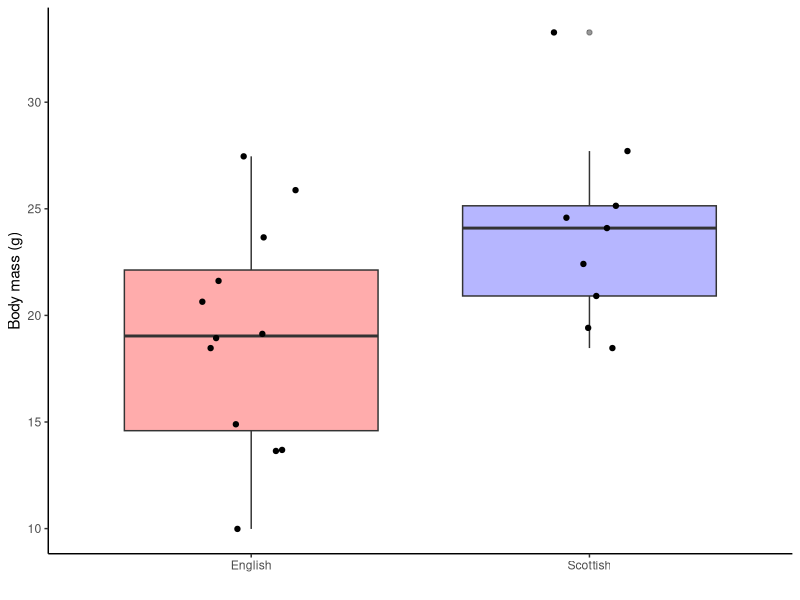
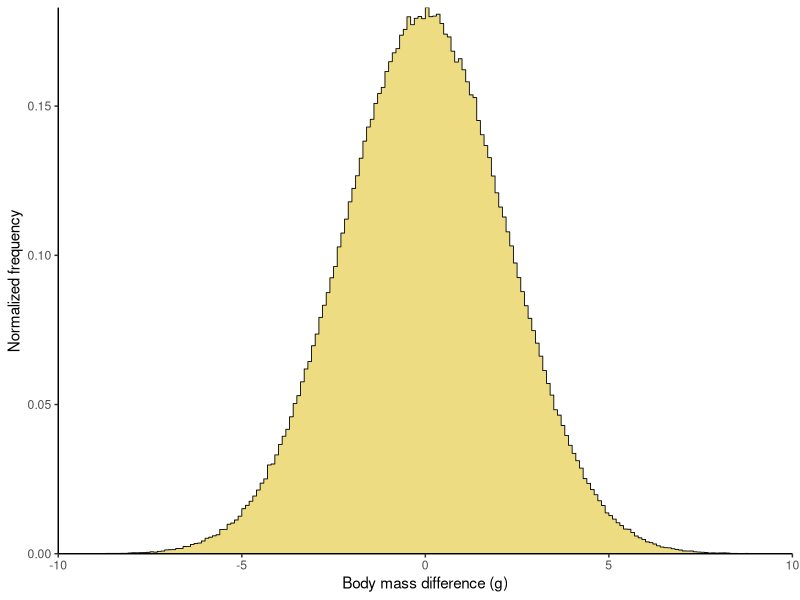
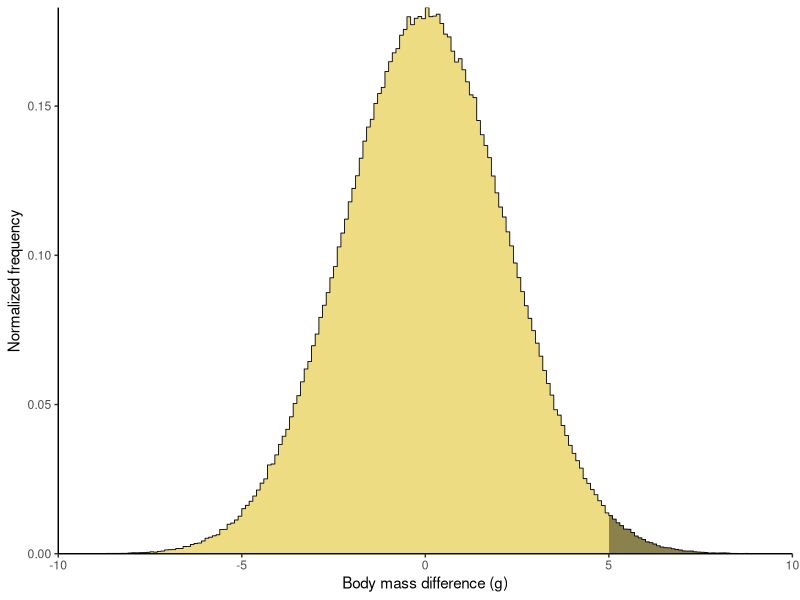
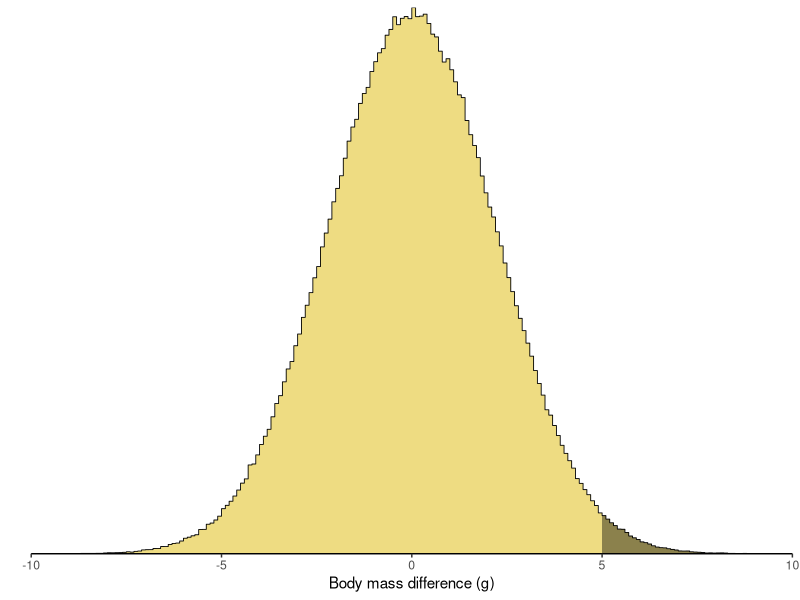
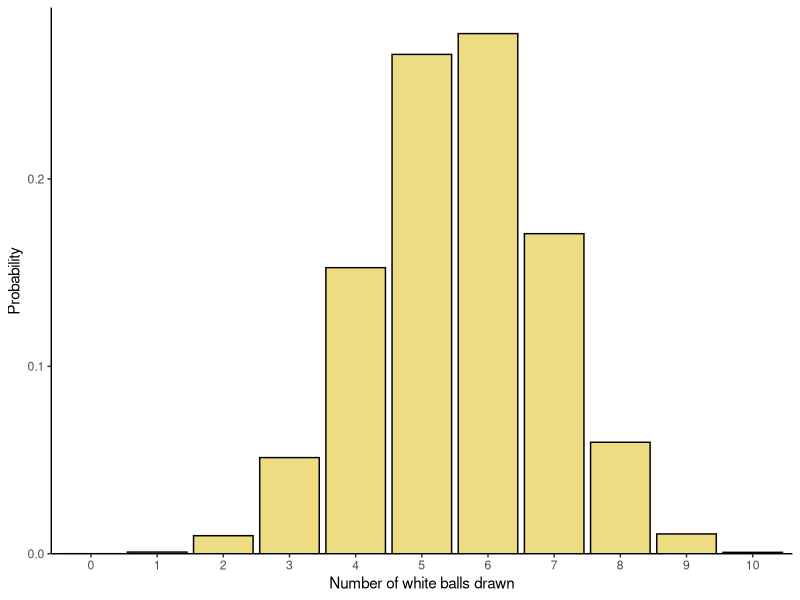
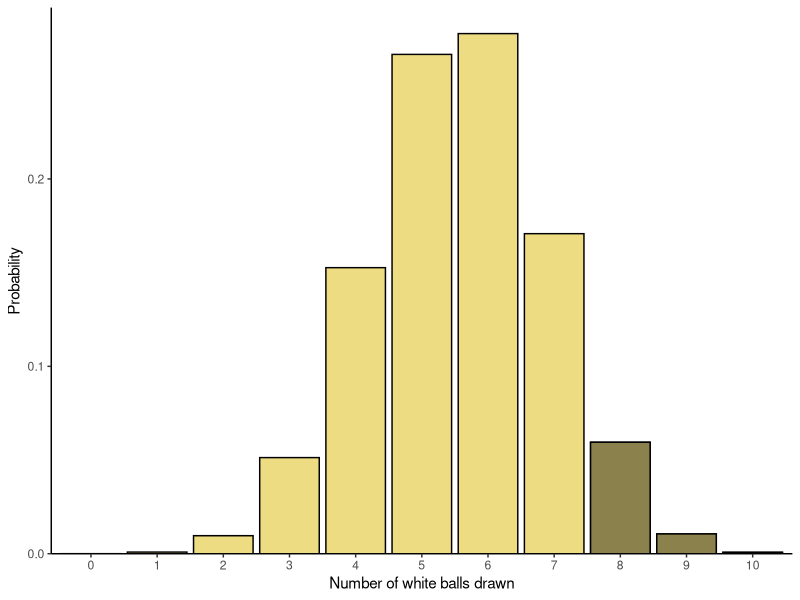
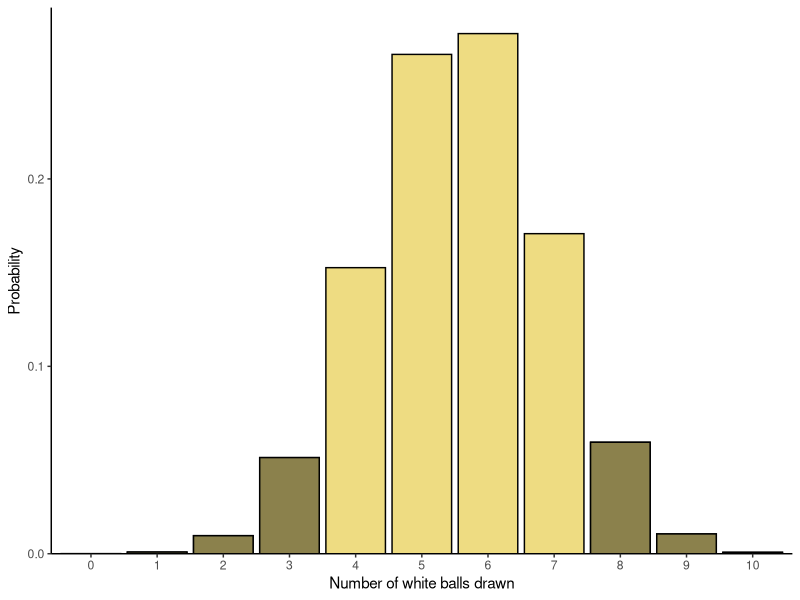
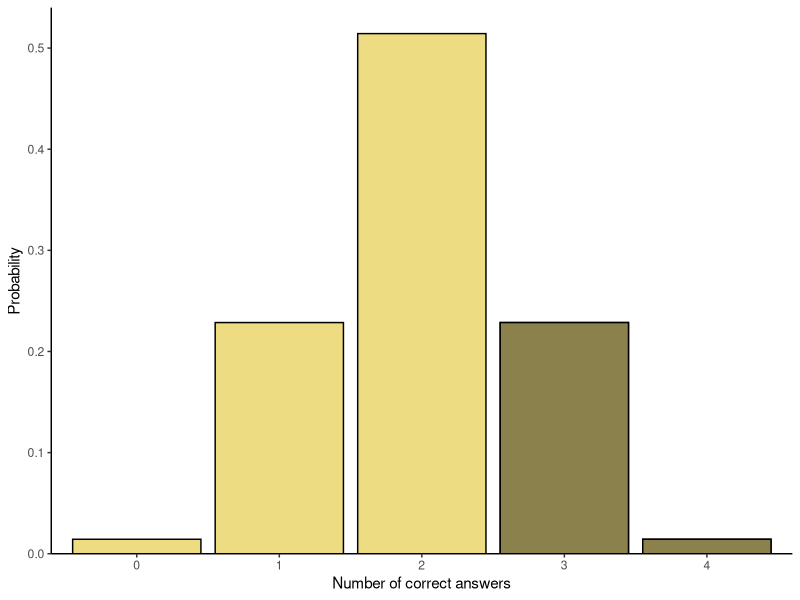

R code for these plots, in order:
## ---- chunk 1
knitr::opts_chunk$set(echo = TRUE)
## ---- chunk 2
library(ggplot2)
library(knitr)
library(kableExtra)
library(gridExtra)
suppressMessages(library(ggridges))
suppressMessages(library(viridis))
suppressMessages(library(dplyr))
knitr::opts_chunk$set(
  warning = FALSE,
  message = FALSE,
  echo = FALSE,
  cache = TRUE
)
options(width = 1000)
options(knitr.table.format = "html")
## ---- chunk 3
theme_dist <- theme_classic()
fill.colour <- "lightgoldenrod2"
fill.colour.dark <- "lightgoldenrod4"
british.palette <- c(
  English = rgb(255, 90, 90, max=255),
  Scottish = rgb(110, 110, 255, max=255),
  Welsh = rgb(255, 214, 0, max=255),
  N.Irish = rgb(20, 185, 90, max=255)
)
## ---- chunk 4
set.seed(666)
repeat{
  eng <- rnorm(12, 19, 5)
  if(abs(mean(eng) - 19) < 1e-4 & abs(median(eng) - 19) < 0.1) break
}
repeat{
  sco <- rnorm(9, 24, 5)
  if(abs(mean(sco) - 24) < 1e-4 & abs(median(sco) - 24) < 0.1) break
}
## ---- chunk 5
df <- rbind(
  data.frame(nation="English", mass=eng),
  data.frame(nation="Scottish", mass=sco)
)
g <- ggplot(df, aes(x=nation, y=mass)) +
  theme_classic() +
  theme(legend.position = "none") +
  geom_boxplot(aes(fill=nation), alpha=0.5) +
  scale_fill_manual(values=british.palette) +
  geom_jitter(width=0.15, height=0) +
  labs(x="", y="Body mass (g)")
g

ggsave("../fig/mouse_eng_sco.png", plot=g, device="png", width=2.1, height=3.5, dpi=300) 
## ---- chunk 6
set.seed(13)
mouse <- lapply(1:1000000, function(i) {
  eng <- rnorm(12, 20, 5)
  sco <- rnorm(9, 20, 5)
  dm <- mean(sco) - mean(eng)
})
mouse <- unlist(mouse)
## ---- chunk 7
geom_outline <- function(d, breaks, ...) {
  bins <- breaks[2] - breaks[1]
  st <- data.frame(
    x = breaks[-1] - bins,
    y = as.numeric(table(cut(d, breaks))) / (bins * length(d))
  )
  geom_step(data=st, aes(x, y), ...)
}
## ---- chunk 8
df <- data.frame(m = mouse)
brks <- seq(-10, 10, 0.1)

dst <- ggplot(df, aes(x=m, y=..density..)) +
  theme_dist +
  scale_x_continuous(expand=c(0,0)) +
  scale_y_continuous(expand=c(0,0)) +
  geom_histogram(breaks=brks, fill=fill.colour) +
  labs(x="Body mass difference (g)", y="Normalized frequency")
g <- dst + geom_outline(mouse, brks, size=0.3)
g

ggsave("../fig/mouse_null.png", plot=g, device="png", width=4, height=3, dpi=300)
ggsave("../fig/mouse_null_medium.png", plot=g, device="png", width=3, height=2.25, dpi=300)
## ---- chunk 9
df5 <- df[df$m > 5,, drop=FALSE]
norm.fac <- nrow(df5) / nrow(df)
g <- dst +
  geom_histogram(data=df5, breaks=brks, fill=fill.colour.dark, aes(y=..density.. * norm.fac)) +
  geom_outline(mouse, brks, size=0.3)
g

ggsave("../fig/mouse_null_cut.png", plot=g, device="png", width=4, height=3, dpi=300)
ggsave("../fig/mouse_null_cut_medium.png", plot=g, device="png", width=3, height=2.25, dpi=300)
## ---- chunk 10
g <- dst +
  geom_histogram(data=df5, breaks=brks, fill=fill.colour.dark, aes(y=..density.. * norm.fac)) +
  geom_outline(mouse, brks, size=0.3) +
  theme(axis.line.y = element_blank(), axis.text.y = element_blank(), axis.ticks.y = element_blank()) +
  labs(y="")
g

ggsave("../fig/mouse_null_cut_small.png", plot=g, device="png", width=2, height=2, dpi=300)
## ---- chunk 11
white.drawn <- 0:10
df <- data.frame(
  k = factor(white.drawn, levels=white.drawn),
  p = dhyper(white.drawn, 20, 16, 10)
)

brks <- as.character(white.drawn)
hyp <- ggplot(df, aes(x=k, y=p)) +
  theme_dist +
  scale_x_discrete(breaks=brks, labels=brks) +
  scale_y_continuous(expand=c(0,0), limits=c(0, max(df$p) * 1.05)) +
  geom_col(fill=fill.colour, colour="black") +
  labs(x="Number of white balls drawn", y="Probability")
hyp

ggsave("../fig/hyper_20_16.png", plot=hyp, device="png", width=3.2, height=2, dpi=300)

hyp8 <- hyp +
  geom_col(data=df[9:11, ], fill=fill.colour.dark, colour="black")
hyp8
ggsave("../fig/hyper_20_16_8ormore.png", plot=hyp8, device="png", width=3.2, height=2, dpi=300)

hyp2 <- hyp +
  geom_col(data=df[c(1:4, 9:11), ], fill=fill.colour.dark, colour="black")
hyp2
ggsave("../fig/hyper_20_16_2side.png", plot=hyp2, device="png", width=3.2, height=2, dpi=300)

## ---- chunk 12
tea.first <- 0:4
df <- data.frame(
  k = factor(tea.first, levels=tea.first),
  p = dhyper(tea.first, 4, 4, 4)
)

brks <- as.character(tea.first)
hyp <- ggplot(df, aes(x=k, y=p)) +
  theme_dist +
  scale_x_discrete(breaks=brks, labels=brks) +
  scale_y_continuous(expand=c(0,0), limits=c(0, max(df$p) * 1.05)) +
  geom_col(fill=fill.colour, colour="black") +
  labs(x="Number of correct answers", y="Probability")
hyp <- hyp + geom_col(data=df[4:5, ], fill=fill.colour.dark, colour="black")
hyp

ggsave("../fig/tea_tasting.png", plot=hyp, device="png", width=3.2, height=2, dpi=300)
